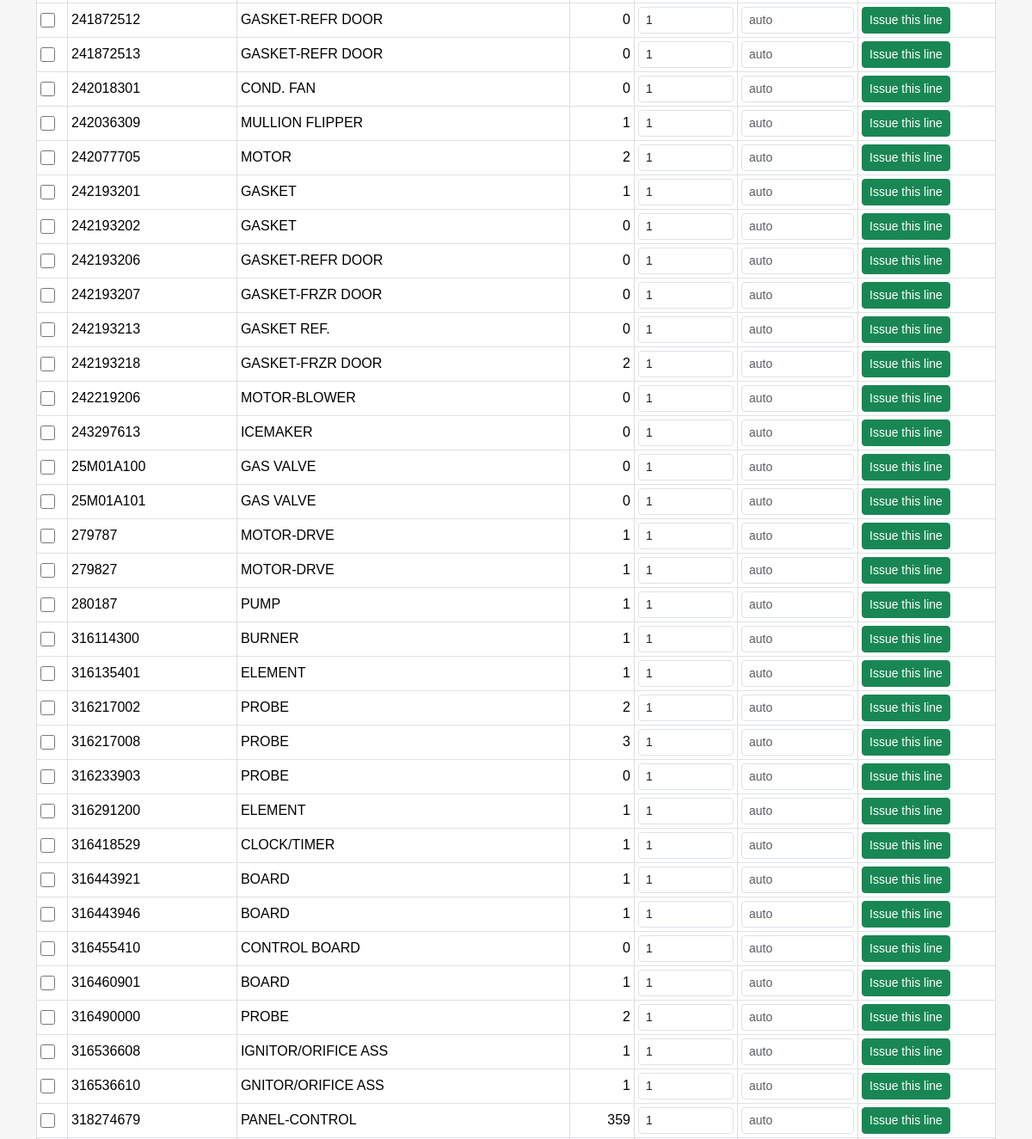
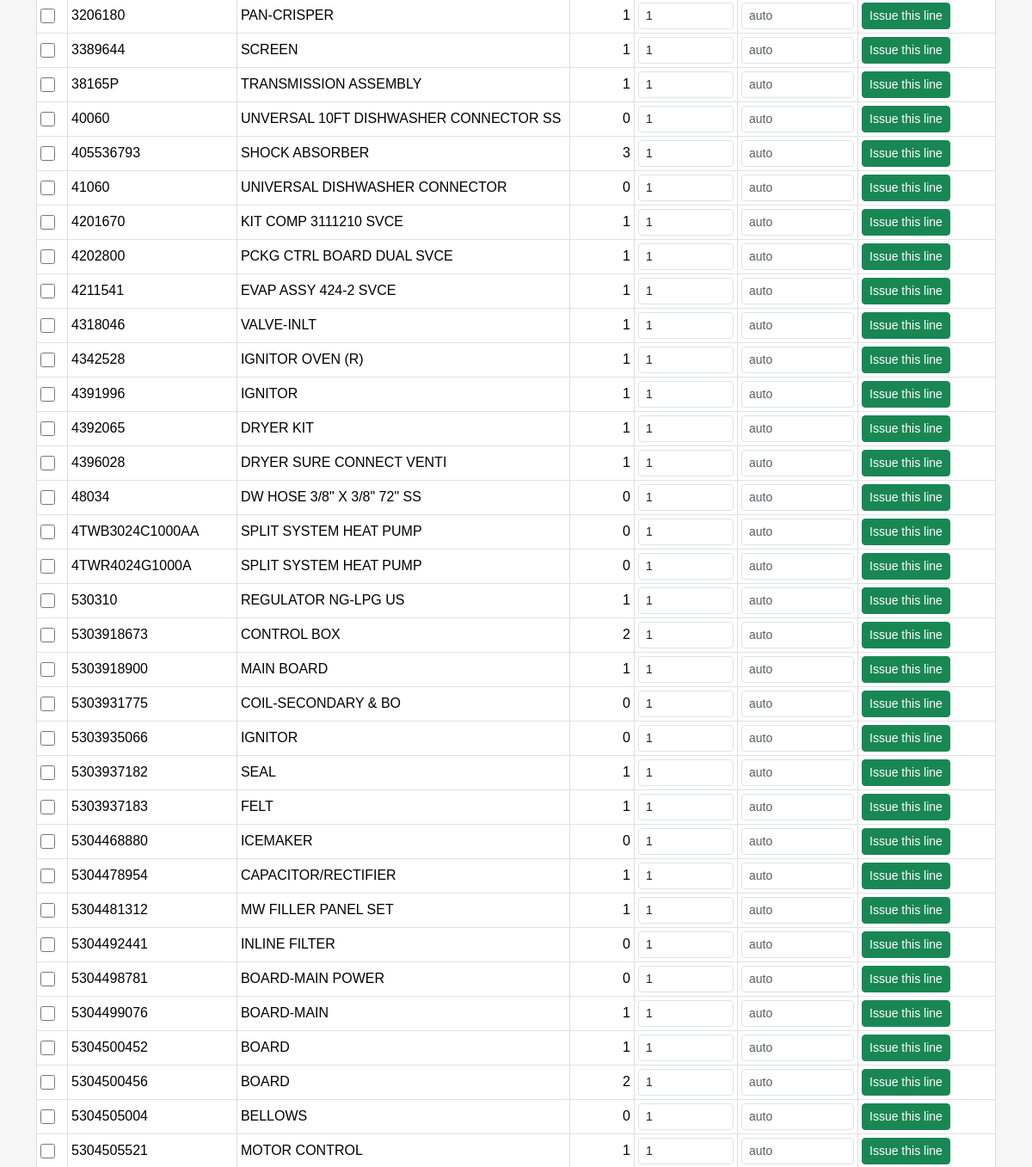
The app's page /issue_ui (signed in, middle part), older data (2 pictures, top to bottom).
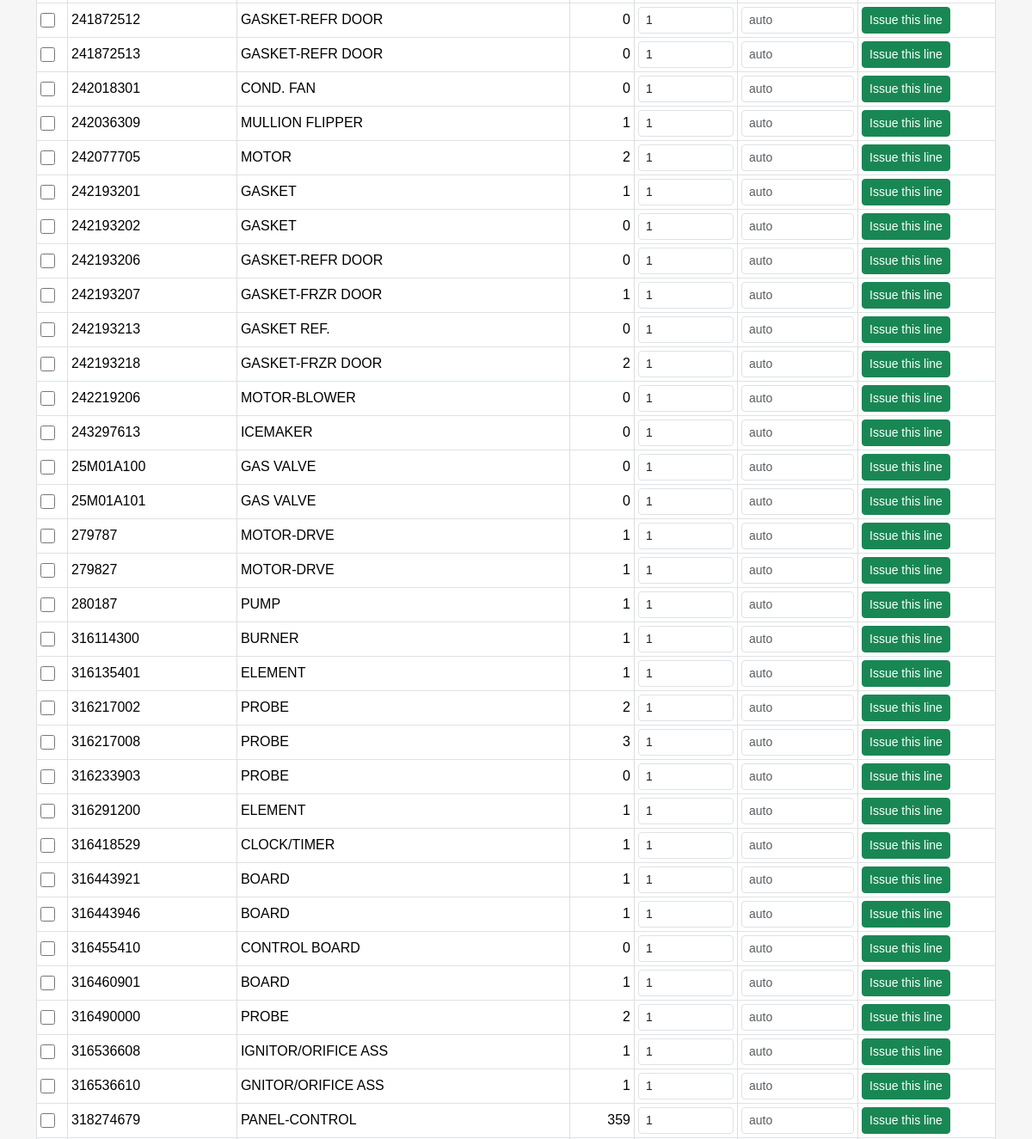
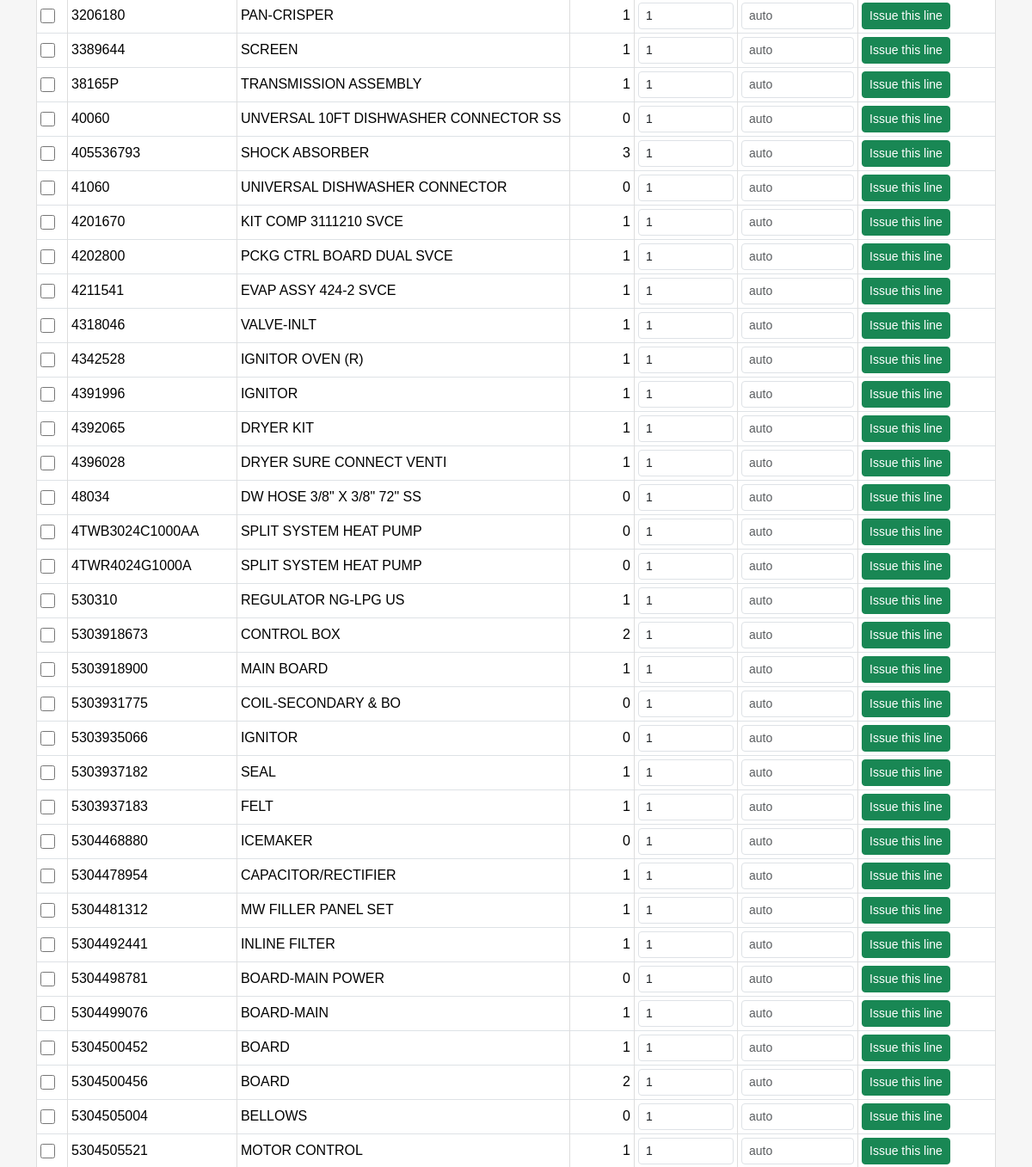
The same page, newer data (2 pictures, top to bottom).
### models.py (models this page shows)
class Part(db.Model):
    id = db.Column(db.Integer, primary_key=True)
    name = db.Column(db.String(100), nullable=False)
    part_number = db.Column(db.String(100), unique=True, nullable=False, index=True)
    quantity = db.Column(db.Integer, default=0)
    unit_cost = db.Column(db.Float, nullable=False)
    location = db.Column(db.String(100))
    created_at = db.Column(db.DateTime, default=datetime.utcnow)

### inventory/routes.py (the view)
@inventory_bp.get("/issue_ui")
@login_required
def issue_ui():
    parts = Part.query.order_by(Part.part_number).limit(200).all()  # для примера
    technician_name = getattr(current_user, "username", "TECH")     # замени как надо
    canonical_ref = "TESTJOB123"                                    # подставишь свой JOB
    return render_template("issue_ui.html", parts=parts,
                           technician_name=technician_name,
                           canonical_ref=canonical_ref)

### auth/routes.py (called while the page is built)
@login_manager.user_loader
def load_user(user_id):
    return User.query.get(int(user_id))

### templates/issue_ui.html (shortened to what this page needs)
{% extends "base.html" %}
{% block content %}
<table class="table table-sm table-bordered align-middle">
  <tbody>
  {% for p in parts %}
    <tr data-part-id="{{ p.id }}">
      <td><input type="checkbox" class="row-chk"></td>
      <td>{{ p.part_number }}</td>
      <td>{{ p.name }}</td>
      <td class="text-end">{{ p.quantity }}</td>
      <td><input type="number" class="form-control form-control-sm qty-issue" min="0" value="1"></td>
      <td><input type="text" class="form-control form-control-sm unit-price" placeholder="auto"></td>
      <td>
        <button class="btn btn-sm btn-success btn-issue-line">Issue this line</button>
      </td>
    </tr>
  {% endfor %}
  </tbody>
</table>
{% endblock %}

Row changes from the older to the newer data that the page shows:
changed Part (number 9 of 67 on the later page): quantity "0" → "1"
changed Part "INLINE FILTER": quantity "0" → "1"
